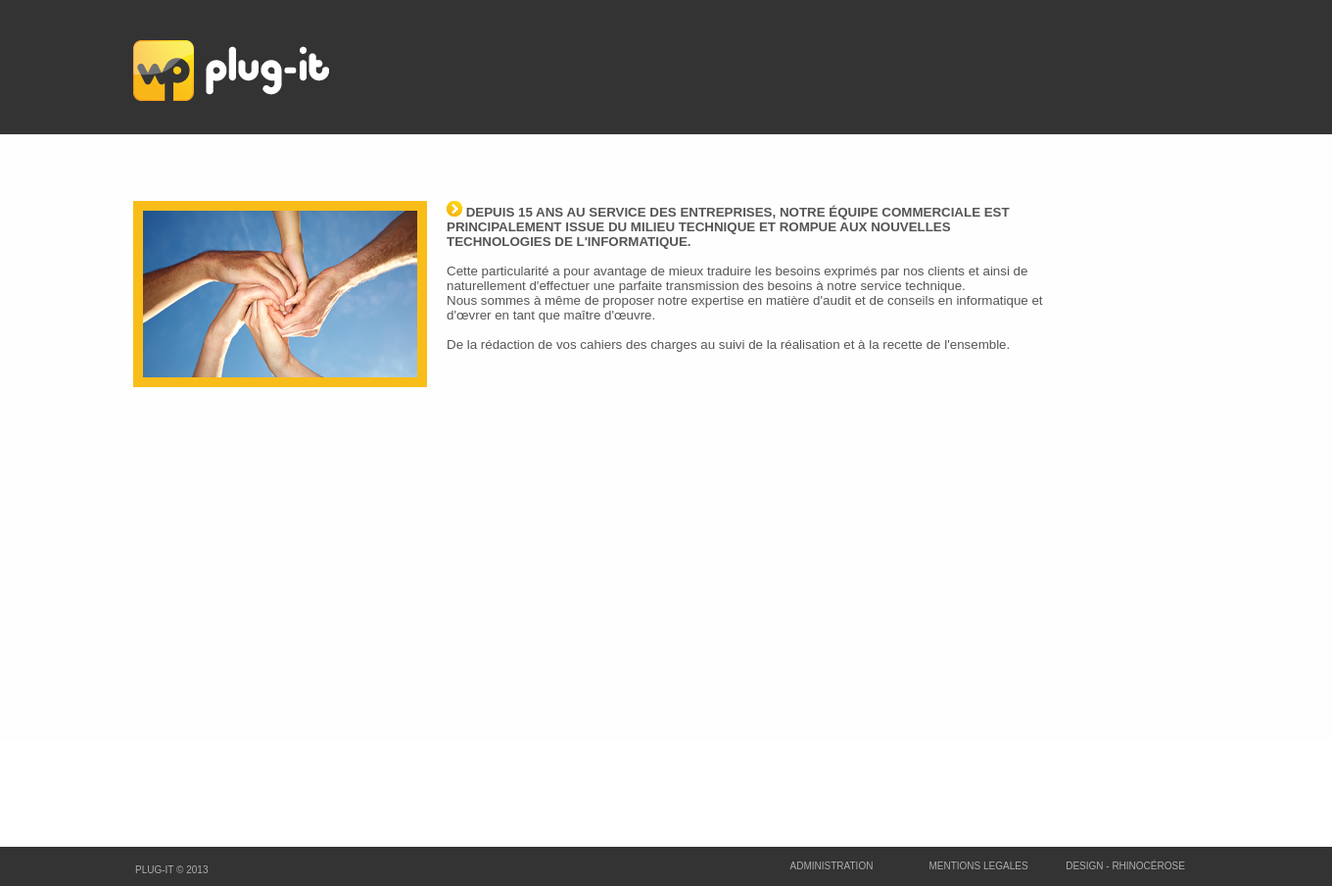
Before: /index.php?page=accueil&sub=conseil with the older database file.
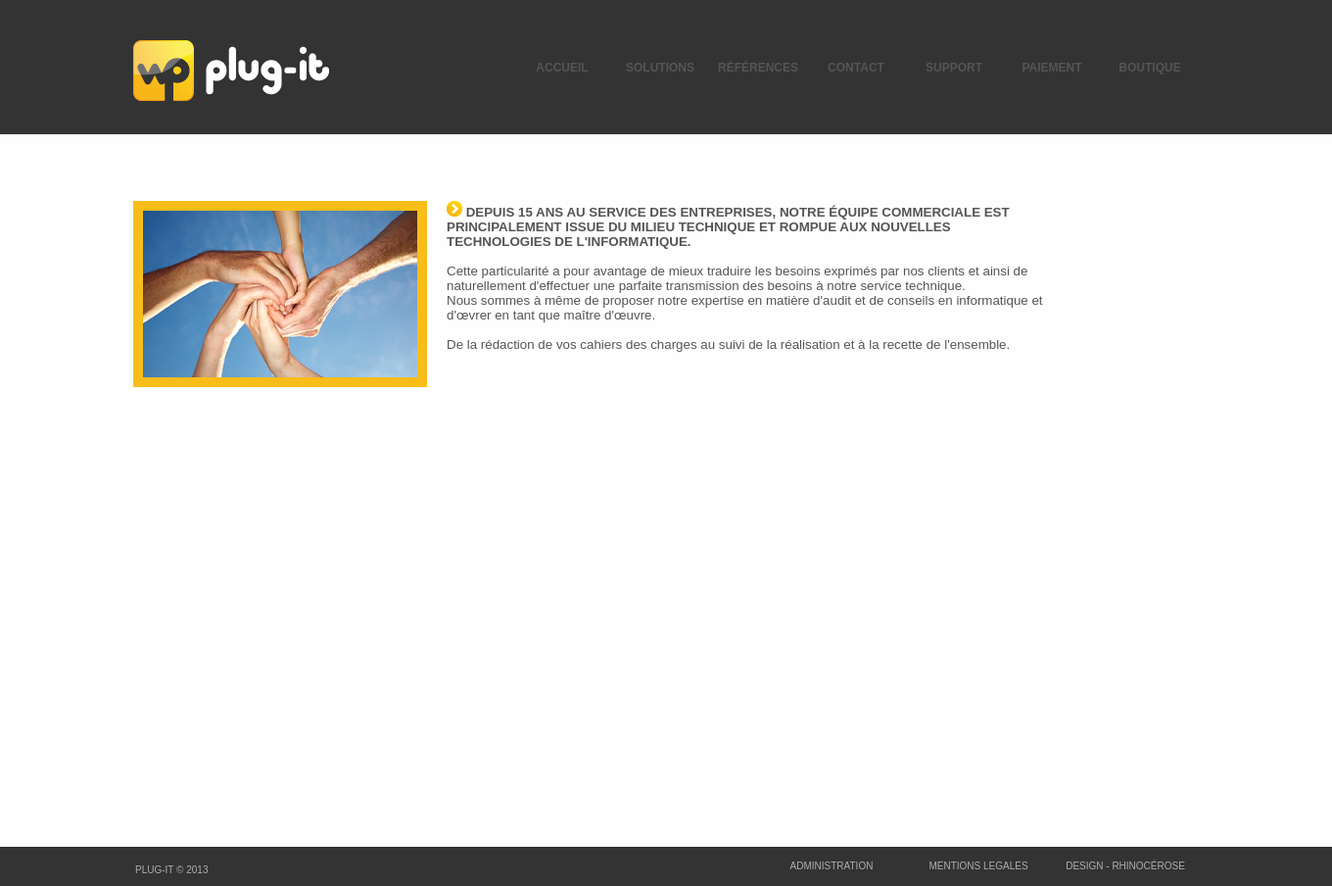
After: the same page with the newer database file.
### tables this page shows
CREATE TABLE IF NOT EXISTS `menu` (
  `id` int(11) NOT NULL AUTO_INCREMENT,
  `interne` tinyint(1) NOT NULL,
  `active` tinyint(1) NOT NULL,
  `nom` varchar(50) NOT NULL,
  `position` int(11) NOT NULL,
  `lien` varchar(255) NOT NULL,
  PRIMARY KEY (`id`)
);

### Include/common/Banniere.php (the view, shortened to what this page needs)
<div style="overflow:hidden;">
	<table style="position:absolute;right:10%;" height="137px" class="menu" cellspacing="0">
		<tr>
<?php
		$rq = mysql_query("SELECT * FROM menu ORDER BY position")or die('Erreur SQL !<br />'.mysql_error());
		while($ar=mysql_fetch_array($rq))
		{
			$current = substr(strrchr($ar['lien'], '/'), 1 );
			if($ar['active'] == true)
			{
				echo '
				<td onclick="location.href=\''.$ar['lien'].'\'"';
					if($ar['interne'] and $_GET['page'] == $current)
						echo 'class="menu_selected"';
					else
						echo 'class="menu_unselected"';
				echo '>'.$ar['nom'].'</td>';
			}
		}
?>
		</tr>
	</table>
</div>

Changed rows visible on the page:
now on this page (row edited): menu: nom "ACCUEIL"
now on this page (row edited): menu: nom "SOLUTIONS"
now on this page (row edited): menu: nom "RÉFÉRENCES"
now on this page (row edited): menu: nom "CONTACT"
now on this page (row edited): menu: nom "SUPPORT"
now on this page (row edited): menu: nom "PAIEMENT"
added menu: nom "BOUTIQUE"
